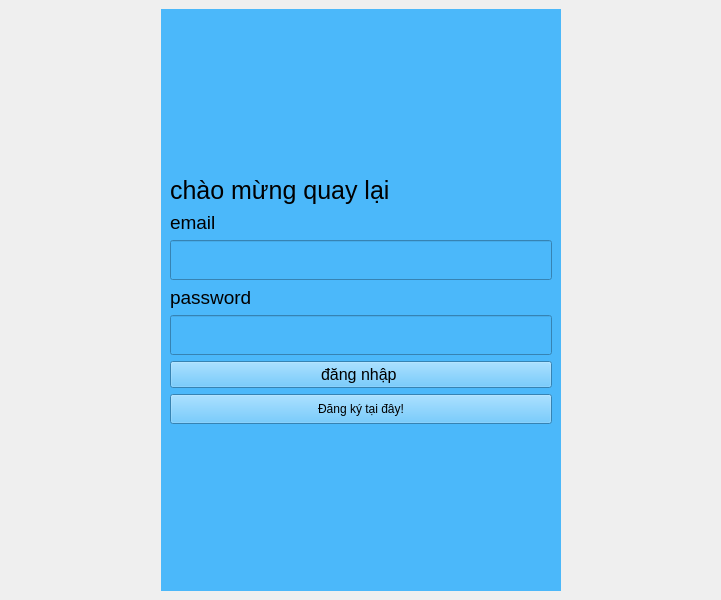
<?xml version="1.0" encoding="UTF-8"?>
<ui version="4.0">
 <class>MainWindow</class>
 <widget class="QMainWindow" name="MainWindow">
  <property name="geometry">
   <rect>
    <x>0</x>
    <y>0</y>
    <width>721</width>
    <height>600</height>
   </rect>
  </property>
  <property name="windowTitle">
   <string>MainWindow</string>
  </property>
  <widget class="QWidget" name="centralwidget">
   <layout class="QHBoxLayout" name="horizontalLayout">
    <item>
     <spacer name="horizontalSpacer">
      <property name="orientation">
       <enum>Qt::Horizontal</enum>
      </property>
      <property name="sizeHint" stdset="0">
       <size>
        <width>20</width>
        <height>0</height>
       </size>
      </property>
     </spacer>
    </item>
    <item>
     <widget class="QWidget" name="widget" native="true">
      <property name="minimumSize">
       <size>
        <width>400</width>
        <height>0</height>
       </size>
      </property>
      <property name="styleSheet">
       <string notr="true">background : #4BB8FA</string>
      </property>
      <layout class="QVBoxLayout" name="verticalLayout">
       <item>
        <spacer name="verticalSpacer_2">
         <property name="orientation">
          <enum>Qt::Vertical</enum>
         </property>
         <property name="sizeHint" stdset="0">
          <size>
           <width>20</width>
           <height>40</height>
          </size>
         </property>
        </spacer>
       </item>
       <item>
        <widget class="QLabel" name="label">
         <property name="font">
          <font>
           <pointsize>19</pointsize>
          </font>
         </property>
         <property name="text">
          <string>chào mừng quay lại</string>
         </property>
        </widget>
       </item>
       <item>
        <widget class="QLabel" name="label_2">
         <property name="font">
          <font>
           <pointsize>14</pointsize>
          </font>
         </property>
         <property name="text">
          <string>email</string>
         </property>
        </widget>
       </item>
       <item>
        <widget class="QLineEdit" name="email">
         <property name="minimumSize">
          <size>
           <width>0</width>
           <height>40</height>
          </size>
         </property>
         <property name="font">
          <font>
           <pointsize>8</pointsize>
          </font>
         </property>
         <property name="text">
          <string/>
         </property>
        </widget>
       </item>
       <item>
        <widget class="QLabel" name="label_3">
         <property name="font">
          <font>
           <pointsize>14</pointsize>
          </font>
         </property>
         <property name="text">
          <string>password</string>
         </property>
        </widget>
       </item>
       <item>
        <widget class="QLineEdit" name="password">
         <property name="minimumSize">
          <size>
           <width>0</width>
           <height>40</height>
          </size>
         </property>
         <property name="font">
          <font>
           <pointsize>13</pointsize>
           <weight>50</weight>
           <bold>false</bold>
          </font>
         </property>
         <property name="text">
          <string/>
         </property>
         <property name="echoMode">
          <enum>QLineEdit::Password</enum>
         </property>
        </widget>
       </item>
       <item>
        <widget class="QPushButton" name="pushButton">
         <property name="font">
          <font>
           <pointsize>12</pointsize>
          </font>
         </property>
         <property name="text">
          <string>đăng nhập </string>
         </property>
        </widget>
       </item>
       <item>
        <widget class="QPushButton" name="pushButton_2">
         <property name="minimumSize">
          <size>
           <width>0</width>
           <height>30</height>
          </size>
         </property>
         <property name="font">
          <font>
           <pointsize>9</pointsize>
          </font>
         </property>
         <property name="text">
          <string>Đăng ký tại đây!</string>
         </property>
        </widget>
       </item>
       <item>
        <spacer name="verticalSpacer">
         <property name="orientation">
          <enum>Qt::Vertical</enum>
         </property>
         <property name="sizeHint" stdset="0">
          <size>
           <width>20</width>
           <height>40</height>
          </size>
         </property>
        </spacer>
       </item>
      </layout>
     </widget>
    </item>
    <item>
     <spacer name="horizontalSpacer_2">
      <property name="orientation">
       <enum>Qt::Horizontal</enum>
      </property>
      <property name="sizeHint" stdset="0">
       <size>
        <width>40</width>
        <height>20</height>
       </size>
      </property>
     </spacer>
    </item>
   </layout>
  </widget>
 </widget>
 <resources/>
 <connections/>
</ui>
